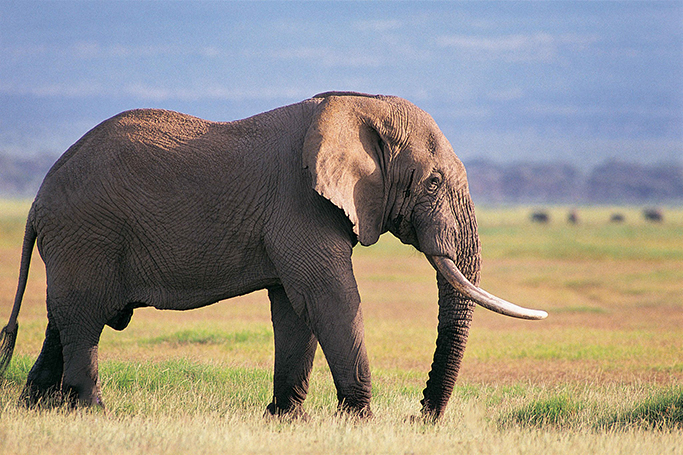
#> input picture Images/Elephant/elephant1.jpg, 683 x 455 px, found by its file name
$ python irony.py
#> lines starting #> are read from the running program, lines starting #| are printed output that depends on the picture
### irony/util.py
from constants import *
import numpy as np
from sklearn.cluster import MeanShift, estimate_bandwidth
from skimage import io, color

def luminanceMapping(train_lum, test_lum):
	mean_tr = np.mean(train_lum)
	mean_te = np.mean(test_lum)
	std_tr = np.std(train_lum)
	std_te = np.std(test_lum)
	return std_te * (train_lum - mean_tr) / std_tr + mean_te

# Find the neighbors of a pixel (x, y) (i.e. find the square of size kxk centered at (x, y))
# Assume the square is within bounds!
# [15 lines left out: functions find_neighbors, find_same_label_neighbors, not called in this run]

# Given the matrix representation of a grayscale image and the (x, y) coordinates of a point on that image, compute the
# standard deviation of luminosity in a kxk square centered at (x, y)
# Assume the square is within bounds!
def computeStdDevLuminance(image, x, y):
	square = find_neighbors(image, x, y)
	return np.std(square)

def segmentImage(image_lab):
	image = np.array(image_lab)

	# Need to convert image into feature array based on rgb intensities
	flat_image=np.reshape(image, [-1, 3])

	# Estimate bandwidth.
	# For more details see: http://scikit-learn.org/stable/modules/generated/sklearn.cluster.estimate_bandwidth.html
	# 0 < quantile < 1
	bandwidth = estimate_bandwidth(flat_image, quantile=.2, n_samples=5000)
	# Apply Mean Shift algorithm
	# See http://scikit-learn.org/stable/modules/generated/sklearn.cluster.MeanShift.html#sklearn.cluster.MeanShift
	ms = MeanShift(bandwidth, bin_seeding=True)
	ms.fit(flat_image)
	# labels is a 1x(W*L) array that associates each pixel with the label of its cluster (0, 1, 2 etc.) after segmentation.
	labels=ms.labels_

	segmented_image = np.reshape(labels, [image.shape[0], image.shape[1]])
	return segmented_image

# [7 lines of commented-out code are left out]

### irony/irony_build_features.py
from constants import *
from util import *
import numpy as np
from scipy.fftpack import dct
from skimage import io, color
import matplotlib.pyplot as plt
from collections import Counter

# Given an image with only the luminance values, compute the Discrete Cosine Transform (DCT) of the square centered at (x, y)
# [21 lines left out: functions dctFromPixel, dctFromImage, not called in this run]

# Given an image in Lab space, segment the image and get the labels for every pixel. Then select sample pixels from the image
# and for every pixel p compute the Discrete Cosine Transform (DCT) of the luminance of its neighbors. The neighboring pixels
# are the ones inside the kxk square centered at p. This will be our 1xk^2 feature vector. The output is the Nxk^2 array of
# features and the Nx3 list of triples (label, a_channel, b_channel). N is the number of sampled pixels.
def buildFeatureSpace(image_lab):
	segmented_image = segmentImage(image_lab)
	c = Counter(np.reshape(np.array(segmented_image), -1))
	print c.most_common()

	plt.figure(1)
	plt.imshow(segmented_image)
	plt.axis('off')

	plt.savefig('./Images/Landscape/1.png')
	np_image_lab = np.array(image_lab)
	# Keep only the luminance from the Lab triple
	luminance_img = np_image_lab[:, :, 0]

	# integer division
	delta_x = len(luminance_img)/(X_points + 1)
	delta_y = len(luminance_img)/(Y_points + 1)
	features = []
	label_and_colors = []
	for i in xrange(X_points):
		for j in xrange(Y_points):
			x = (i+1)*delta_x
			y = (j+1)*delta_y
			feature = dctFromPixel(luminance_img, x, y)
			features.append(feature)
			# get the label and the colors for the pixel at (x, y). substitute the luminance with the label in the lab triple
			pixel_lab = image_lab[x][y]
			pixel_lab[0] = segmented_image[x][y]
			label_and_colors.append(pixel_lab)
	return np.array(features), np.array(label_and_colors)

'''
img_rgb = io.imread('./Images/Landscape/mountain_color.jpg')
img_lab = color.rgb2lab(img_rgb)
np_image_lab = np.array(img_lab)
luminance_img = np_image_lab[:, :, 1]
dct_img = np.array(dctFromImage(luminance_img))
print dct_img.shape
'''
# [6 lines of commented-out code are left out]

### irony/irony.py
from constants import *
from util import *
from irony_feature_select import feature_select
from train_baseline import *
import numpy as np
from skimage import io, color
from irony_build_features import *
from irony_knn import *
from irony_feature_select import *
import matplotlib.pyplot as plt

# load the training image
train_img_lab = color.rgb2lab(io.imread(train_img_filename))
#> train_img_lab: shape (455, 683, 3) float64; mean of channels 0, 1, 2 58.3, 2, 5.5

# load the test image and convert it to just luminance
test_img_lum = color.rgb2lab(io.imread(test_img_filename))[:, :, 0]
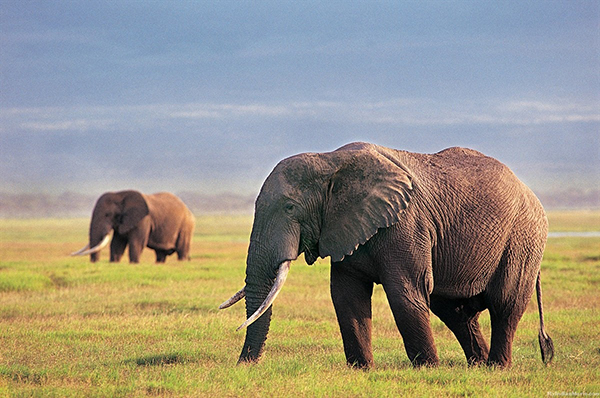
#> input picture Images/Elephant/elephant2.jpg, 600 x 398 px, found by its file name
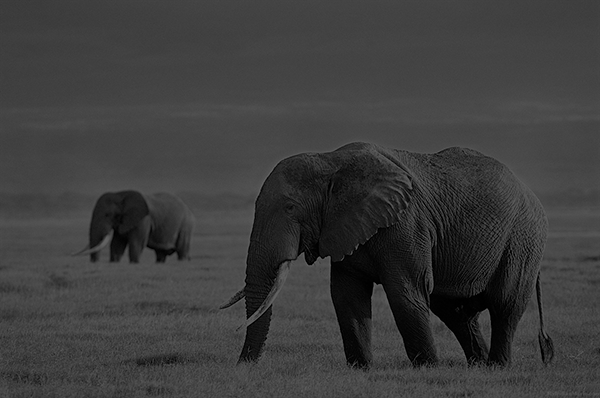
#> test_img_lum: shape (398, 600) float64; min 0, max 100, mean 60.9

# perform the luminance mapping
train_img_lab[:, :, 0] = luminanceMapping(train_img_lab[:, :, 0], test_img_lum)
#> in luminanceMapping, `mean_tr = np.mean(train_lum)`: mean_tr = 58.35
#> in luminanceMapping, `mean_tr = np.mean(train_lum)`:
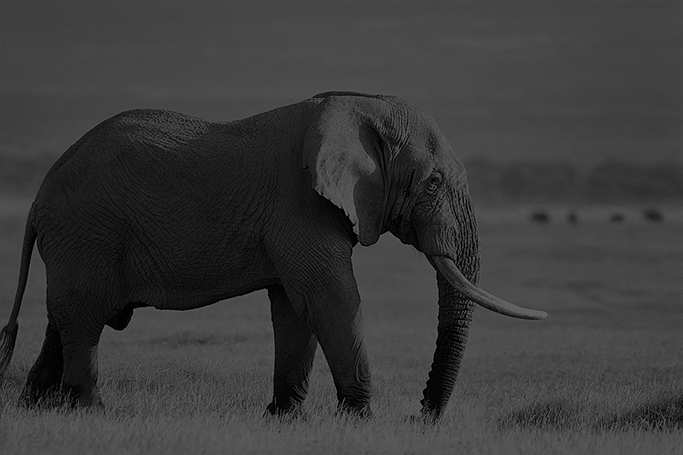
#> train_lum: shape (455, 683) float64; min 0, max 100, mean 58.3
#> in luminanceMapping, `mean_te = np.mean(test_lum)`: mean_te = 60.87
#> in luminanceMapping, `std_tr = np.std(train_lum)`: std_tr = 22.61
#> in luminanceMapping, `std_te = np.std(test_lum)`: std_te = 19.25
#> in luminanceMapping, `return std_te * (train_lum - mean_tr) / std_tr + mean_te`:
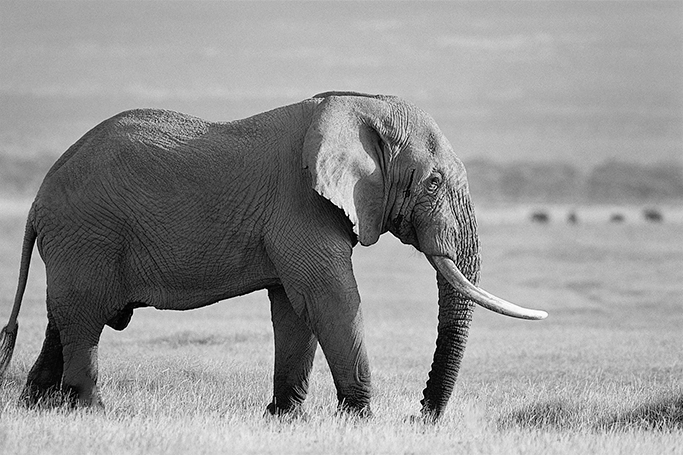
#> returned value: shape (455, 683) float64; min 11.2, max 96.32, mean 60.9; drawn with min black and max white
#> train_img_lab: shape (455, 683, 3) float64; mean of channels 0, 1, 2 60.9, 2, 5.5

print('Computing the DCT coefficients of training image')
dct_vals, labels = buildFeatureSpace(train_img_lab)
#> in segmentImage, `bandwidth = estimate_bandwidth(flat_image, quantile=.2, n_samples=5000)`: bandwidth = 13.18
#> (the run stopped early here; a loop or call above may not have finished)
